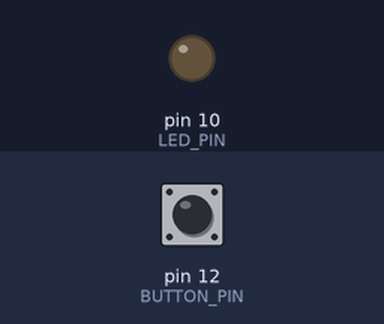
Recording of a sketch running on a simulated Arduino Uno, built for the host (arithmetic inside an expression is 32-bit, double 64-bit). Shown: output pins drawn as LEDs (lit = HIGH). The test bench sets the inputs (shaded band); at power-on: pin 12 (BUTTON_PIN) LOW.

Above: at 1.2 s.
1.3 s: pin 12 (BUTTON_PIN) pulled HIGH for 0.15 s
At 1.9 s:
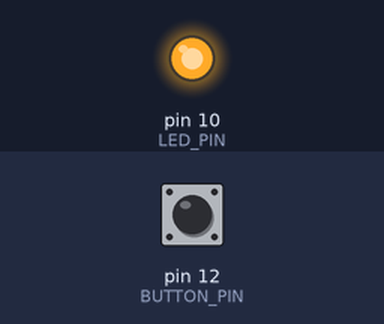
2.9 s: pin 12 (BUTTON_PIN) pulled HIGH for 1 s
At 4.3 s:
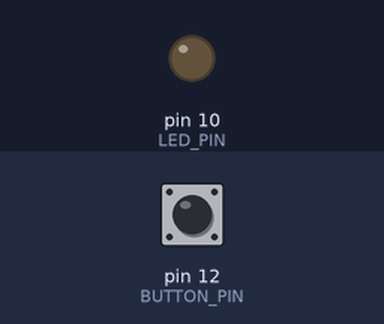
5.4 s: pin 12 (BUTTON_PIN) pulled HIGH for 3.2 s
At 6.3 s:
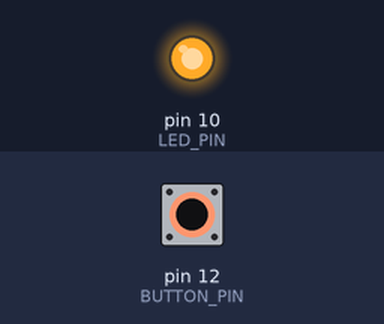
Timing chart, 0 to 8.4 s (numbered marks = the images above; inputs shaded):
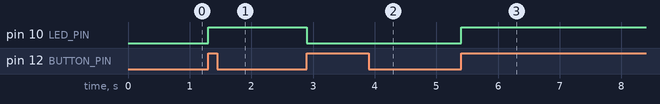

The sketch:

program.ino
```cpp
#define BUTTON_PIN 12
#define LED_PIN 10

int ledState = LOW;
int previousSwitchState = LOW;

void setup() {
    Serial.begin(9600);
    pinMode(BUTTON_PIN, INPUT_PULLDOWN);
    pinMode(LED_PIN, OUTPUT);
}

void loop() {
    int currentState = digitalRead(BUTTON_PIN);

    if (currentState == HIGH && previousSwitchState == LOW) {
        if (ledState == HIGH) {
            ledState = LOW;
        } else {
            ledState = HIGH;
        }
    }

    digitalWrite(LED_PIN, ledState);
    previousSwitchState = currentState;
}
```

Measured:
- after the input at 1.3 s, pin 10 (LED_PIN): LOW → HIGH at once
- after the input at 2.9 s, pin 10 (LED_PIN): HIGH → LOW at once
- after the input at 5.4 s, pin 10 (LED_PIN): LOW → HIGH at once
